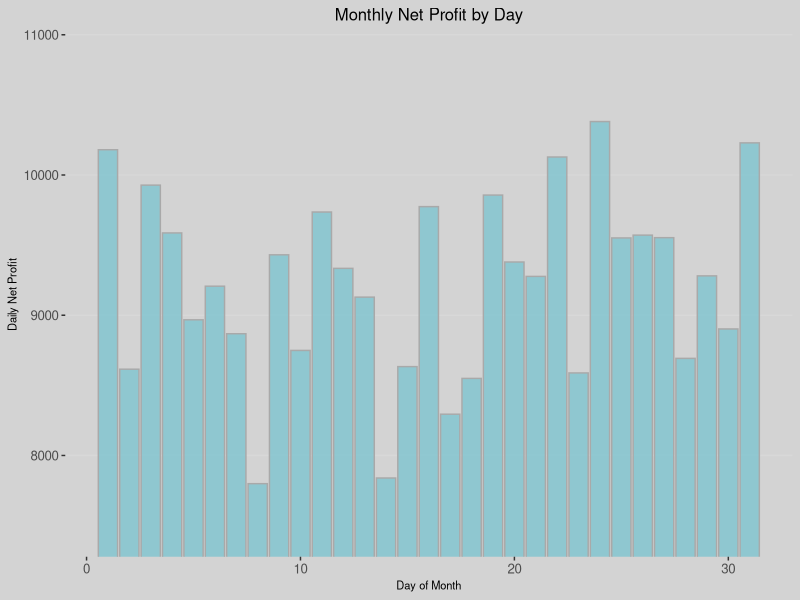
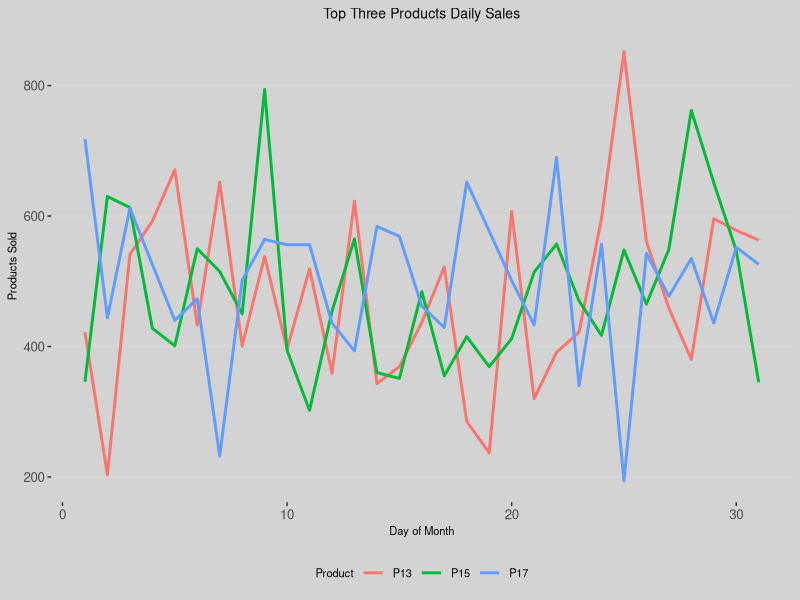
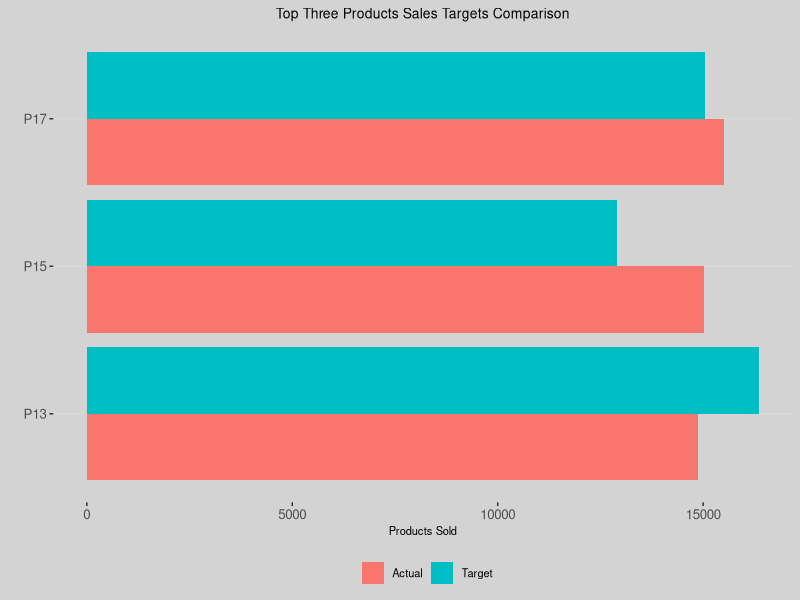
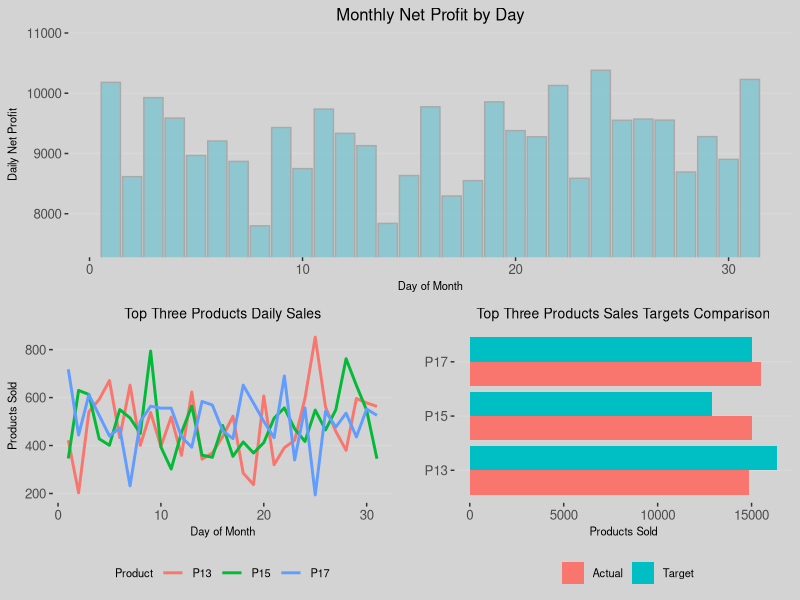

Reproduce these figures in R, in order.
## ---- chunk 1

SalesData <- data.frame(Day = sample(1:31,10000,replace=T),
                        Customer = c(sample(1:100,9000,replace=T), rep(NA,1000)),
                        Product = sample(1:20,10000,replace=T),
                        Count = sample(1:55, 10000, replace = T))

SalesData <- SalesData[order(SalesData$Day),]

SalesData$Transaction <- 1:10000

Products <- data.frame(Product = 1:20,
                       Price = runif(20,2,12),
                       Cost = (sample(78:91, 20, replace = T))/100)

Products$Cost <- Products$Price * Products$Cost

SalesData <- merge(SalesData,Products, by = "Product", all.x = T, all.y=T)

SalesData$Gross <- SalesData$Price*SalesData$Count

SalesData$Net <- SalesData$Gross - (SalesData$Cost*SalesData$Count)

## ---- chunk 2

Rev.t <- sum(SalesData$Gross)

Rev.t

## ---- chunk 3

Prof.net <- sum(SalesData$Net)

Prof.net

## ---- chunk 4

library(ggpubr)
library(ggplot2)
library(dplyr)
library(ggthemes)

DailySales <- SalesData %>% group_by(Day) %>% summarise(n = n(), Gross = sum(Gross), Net = sum(Net))

DailySales

#max net sales

DailySales[order(-DailySales$Net),][1,]

#max gross sales

DailySales[order(-DailySales$Gross),][1,]

#max sales transactions

DailySales[order(-DailySales$n),][1,]



gg.Profits.month <- ggplot(DailySales) +
  geom_bar(aes(Day,Net),stat="identity", col="dark gray",fill="#7ec4cf",alpha = 0.8)+
  labs(x="Day of Month",y="Daily Net Profit", title = "Monthly Net Profit by Day")+
  coord_cartesian(ylim=c(min(DailySales$Net)*0.955,max(DailySales$Net)*1.045))+
  theme(plot.title = element_text(hjust = 0.5, size = 12), 
        axis.title = element_text(size=8),
        legend.text = element_text(size = 8),
        legend.title = element_text(size = 8),
        plot.background = element_rect(fill = "light gray"),
        legend.background = element_rect(fill = "light gray")) +
  theme_hc()

gg.Profits.month


## ---- chunk 5

Pro.day <- data.frame(Product = as.numeric())

for (i in 1:31) {
  
  Pro.day.f <- SalesData %>% filter(Day == i) %>% group_by(Product) %>% summarise(n=sum(Count))
  
  Pro.day.f$Day <- i
  
  Pro.day <- rbind(Pro.day,Pro.day.f)
  
}

Pro.tot <- SalesData %>% group_by(Product) %>% summarise(n=sum(Count))

Pro.tot <- data.frame(Pro.tot[order(-Pro.tot$n),])

Pro.day$Product <- paste("P", Pro.day$Product, sep = "")

Pro.tot$Product <- paste("P", Pro.tot$Product, sep = "")

gg.Top.pro <- ggplot(Pro.day %>% filter(Product == Pro.tot[1,1] | Product == Pro.tot[2,1] | Product == Pro.tot[3,1]), aes(x=Day, y=n, color = Product)) +
  geom_line(size = 1)+
  labs(x="Day of Month",y="Products Sold", title = "Top Three Products Daily Sales", fill = "")+
  theme(plot.title = element_text(hjust = 0.5, size = 10), 
        axis.title = element_text(size=8),
        legend.text = element_text(size = 8),
        legend.title = element_text(size = 8),
        plot.background = element_rect(fill = "light gray"),
        legend.background = element_rect(fill = "light gray")) +
  theme_hc()

gg.Top.pro


## ---- chunk 6

Pro.tot.tar <- Pro.tot[1:3,]

Pro.tot.tar <- rbind(Pro.tot.tar, data.frame(Product = Pro.tot.tar[,1],
                                n = c(round(0.97*Pro.tot[1,2],0), round(0.86*Pro.tot[2,2],0), round(1.1*Pro.tot[3,2],0))))

Pro.tot.tar$Class <- rep(c("Actual","Target"),each=3)

gg.Pro.tar <- ggplot(Pro.tot.tar, aes(x=Product, y=n, fill = Class))+
  geom_bar(position="dodge",stat="identity")+
  coord_flip()+
  labs(x="",y="Products Sold",title="Top Three Products Sales Targets Comparison")+
  theme(plot.title = element_text(hjust = 0.5, size = 10), 
        axis.title = element_text(size=8),
        legend.text = element_text(size = 8),
        plot.background = element_rect(fill = "light gray"),
        legend.background = element_rect(fill = "light gray")) +
  theme_hc()+
  guides(fill=guide_legend(title=""))

gg.Pro.tar

## ---- chunk 7

ggarrange(gg.Profits.month, 
          ggarrange(
            gg.Top.pro, gg.Pro.tar),
          nrow=2)

